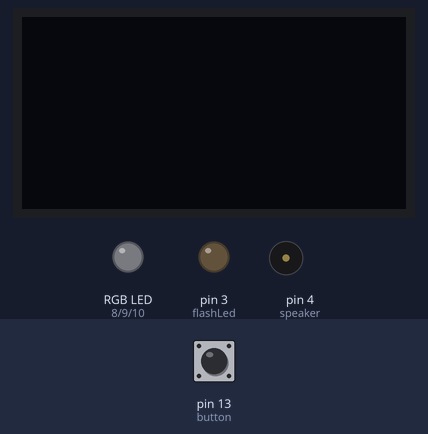
This sketch was run on a simulated Arduino Uno, built with avr-gcc and run on an emulated ATmega328P. Parts: 128×64 one-colour display, an RGB LED mixed from three pins (HIGH = lit), output pins drawn as LEDs (lit = HIGH), buzzer (waves = sounding, pin HIGH). The test bench sets the inputs (shaded band); at power-on: pin 13 (button) LOW.

Above: at 3.2 s.
3.3 s: pin 13 (button) pulled HIGH for 0.15 s
At 4.2 s:
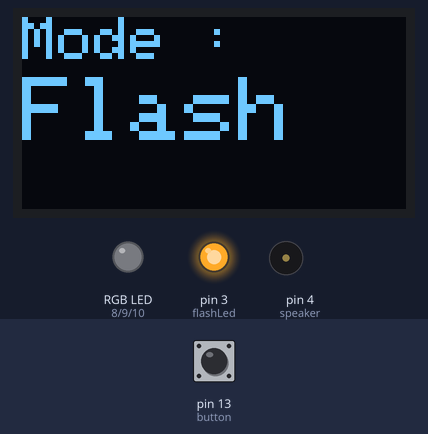
4.9 s: pin 13 (button) pulled HIGH for 1 s
At 7.2 s:
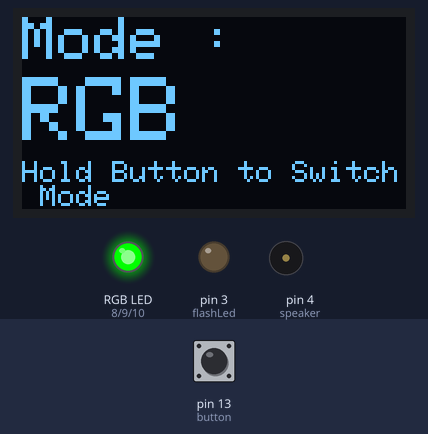
7.5 s: pin 13 (button) pulled HIGH for 0.15 s
At 8.6 s:
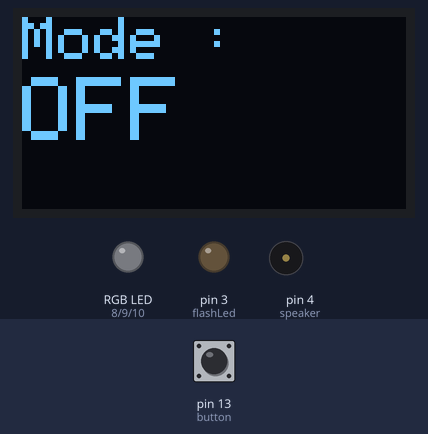
9.1 s: pin 13 (button) pulled HIGH for 3.2 s
At 9.8 s:
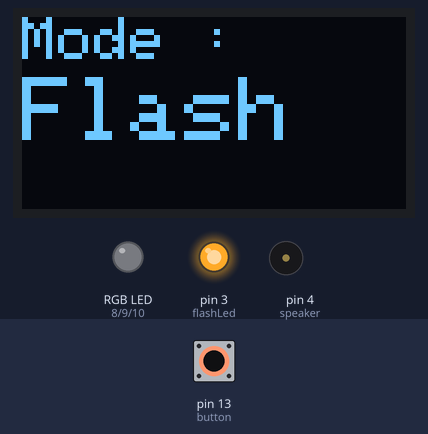
13.8 s: pin 13 (button) pulled HIGH for 3.2 s
At 14.7 s:
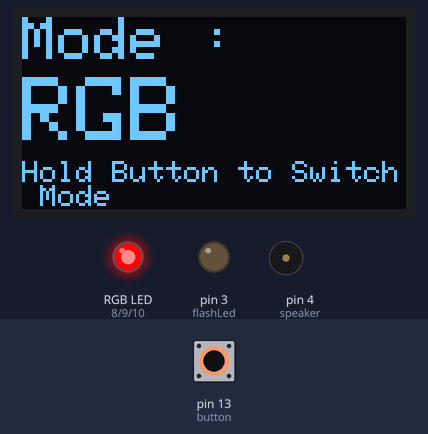
18.5 s: pin 13 (button) pulsed HIGH 5 times (0.12 s each, 0.3 s apart)
At 19.16 s:
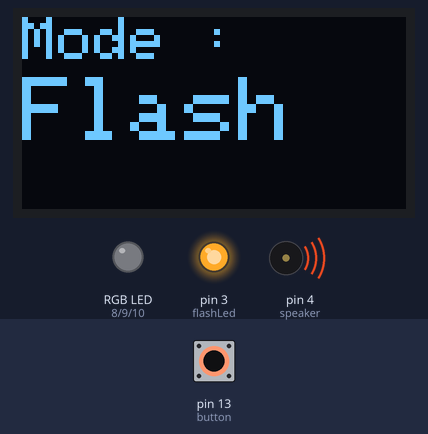
Timing chart, 0 to 21.5 s (numbered marks = the images above; inputs shaded):
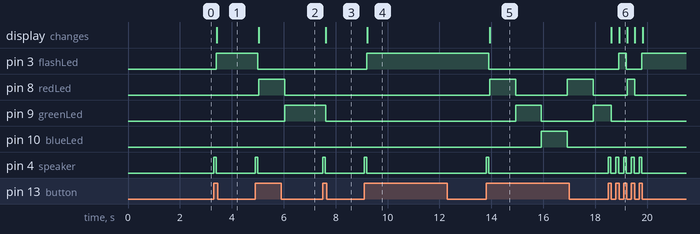

The sketch:

switchable_RGB_and_Flashing_Led_With_LCD.ino
```cpp
#include <Wire.h>
#include <Adafruit_GFX.h>
#include <Adafruit_SSD1306.h>

// declare pins location
#define button 13
#define speaker 4
#define flashLed 3
#define redLed 8
#define greenLed 9
#define blueLed 10
#define SCREEN_WIDTH 128  // OLED display width, in pixels
#define SCREEN_HEIGHT 64  // OLED display height, in pixels

// Declaration for an SSD1306 display connected to I2C (SDA, SCL pins)
Adafruit_SSD1306 display(SCREEN_WIDTH, SCREEN_HEIGHT, &Wire, -1);

int buttonState = 0;
int oldButtonState = LOW;
int flashLedState = LOW;
int RGBLedState = LOW;

void setup() {
  // Address 0x3D for 128x64
  if (!display.begin(SSD1306_SWITCHCAPVCC, 0x3C)) {
    Serial.println(F("SSD1306 allocation failed"));
    for (;;)
      ;
  }
  delay(2000);

  // Begin Serial Monitor
  Serial.begin(9600);

  // Declare pins mode
  pinMode(button, INPUT);
  pinMode(speaker, OUTPUT);
  pinMode(flashLed, OUTPUT);
  pinMode(redLed, OUTPUT);
  pinMode(greenLed, OUTPUT);
  pinMode(blueLed, OUTPUT);

  // Configure Text to display
  display.setTextSize(2);
  display.setTextColor(WHITE);
}

void loop() {
  buttonState = digitalRead(button);

  if (buttonState != oldButtonState && buttonState == HIGH) {
    digitalWrite(speaker, HIGH);
    delay(100);
    digitalWrite(speaker, LOW);

    flashLedState = (flashLedState == LOW && RGBLedState == LOW ? HIGH : LOW);
    RGBLedState = (RGBLedState == LOW && flashLedState == LOW ? HIGH : LOW);

    inactive(flashLedState == 0 && RGBLedState == 0);
    flash(flashLedState);
    rgb(RGBLedState);

    delay(50);
  }

  oldButtonState = buttonState;
}

void inactive(int param) {
  if (param == 1) {
    display.clearDisplay();
    display.setTextSize(2);
    display.setCursor(0, 0);
    display.println("Mode :");
    display.setTextSize(3);
    display.setCursor(0, 20);
    display.println("OFF");
    display.display();
  } else {
    display.clearDisplay();
  }
}

void flash(int param) {
  if (param == 1) {
    digitalWrite(flashLed, HIGH);
    display.setTextSize(2);
    display.setCursor(0, 0);
    display.println("Mode :");
    display.setTextSize(3);
    display.setCursor(0, 20);
    display.println("Flash");
    display.display();
  } else {
    digitalWrite(flashLed, LOW);
    display.clearDisplay();
  }
}

void rgb(int param) {
  if (param == 1) {
    display.setTextSize(2);
    display.setCursor(0, 0);
    display.println("Mode :");
    display.setTextSize(3);
    display.setCursor(0, 20);
    display.println("RGB");
    display.setCursor(0, 48);
    display.setTextSize(1);
    display.println("Hold Button to Switch Mode");
    display.display();

    while (param == 1) {
      digitalWrite(redLed, RGBLedState);
      digitalWrite(greenLed, LOW);
      digitalWrite(blueLed, LOW);
      if (digitalRead(button) != 1) {
        break;
      }
      delay(1000);

      digitalWrite(redLed, LOW);
      digitalWrite(greenLed, RGBLedState);
      digitalWrite(blueLed, LOW);
      if (digitalRead(button) != 1) {
        break;
      }
      delay(1000);

      digitalWrite(redLed, LOW);
      digitalWrite(greenLed, LOW);
      digitalWrite(blueLed, RGBLedState);
      if (digitalRead(button) != 1) {
        break;
      }
      delay(1000);
    }
  } else {
    digitalWrite(redLed, LOW);
    digitalWrite(greenLed, LOW);
    digitalWrite(blueLed, LOW);
    display.clearDisplay();
  }
}
```

Measured:
- after the input at 3.3 s, pin 3 (flashLed): LOW → HIGH after 0.10 s; pin 4 (speaker): LOW → HIGH at once, → LOW 0.10 s later; the display: changes after 0.13 s (image 1)
- after the input at 4.9 s, pin 3 (flashLed): HIGH → LOW after 0.10 s; pin 8 (redLed): LOW → HIGH after 0.13 s, → LOW 1.0 s later; pin 9 (greenLed): LOW → HIGH after 1.1 s; pin 4 (speaker): LOW → HIGH at once, → LOW 0.10 s later; the display: changes after 0.13 s (image 2)
- after the input at 7.5 s, pin 9 (greenLed): HIGH → LOW after 0.13 s; pin 4 (speaker): LOW → HIGH at once, → LOW 0.10 s later; the display: changes after 0.13 s (image 3)
- after the input at 9.1 s, pin 3 (flashLed): LOW → HIGH after 0.10 s; pin 4 (speaker): LOW → HIGH at once, → LOW 0.10 s later; the display: changes after 0.13 s (image 4)
- after the input at 13.8 s, pin 3 (flashLed): HIGH → LOW after 0.10 s; pin 8 (redLed): alternates HIGH for 1.0 s and LOW for 2.0 s, starting after 0.13 s
- after the input at 18.5 s, pin 3 (flashLed): LOW → HIGH after 0.40 s, → LOW 0.30 s later, → HIGH 0.60 s later; pin 8 (redLed): LOW → HIGH after 0.73 s, → LOW 0.30 s later
